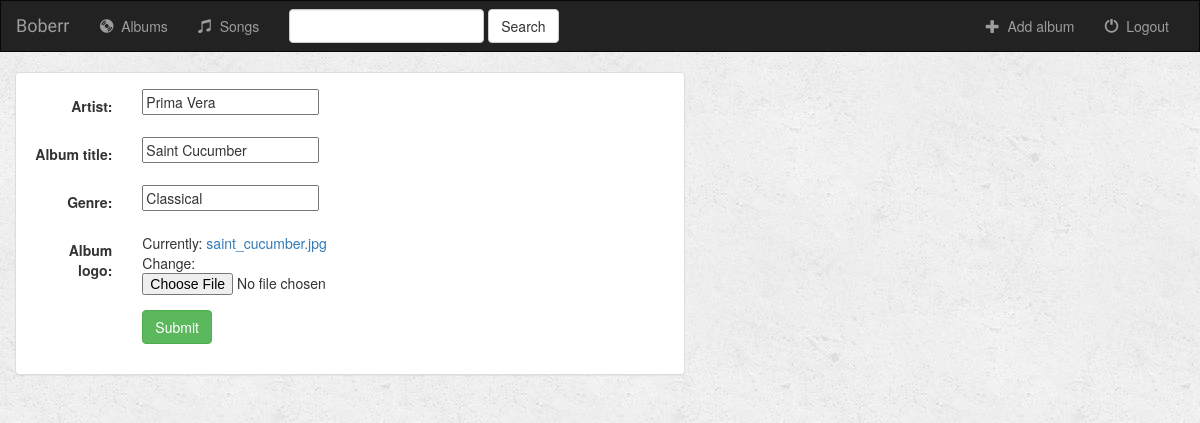
Screenshot of /music/album/2/ with the database file from the repository.
### music/models.py (models this page shows, shortened)
class Album(models.Model):
    artist = models.CharField(max_length=256)
    album_title = models.CharField(max_length=512)
    genre = models.CharField(max_length=128)
    album_logo = models.ImageField()

### music/views.py (the view)
# urls.py: path('album/<int:pk>/', views.AlbumUpdate.as_view(), name='album_update'),
class AlbumUpdate(UpdateView):
    model = Album
    fields = ['artist', 'album_title', 'genre', 'album_logo']

### music/templates/music/album_form.html (shortened to what this page needs)
{% extends 'music/base.html' %}
{% block body %}
<div class="container-fluid">
    <div class="row">
        <div class="col-sm-12 col-md-7">
            <div class="panel panel-default">
                <div class="panel-body">
                    <form class="form-horizontal" action="" method="post" enctype="multipart/form-data">
                        {% include 'music/form-template.html' %}
                        <div class="form-group">
                            <div class="col-sm-offset-2 col-sm-10">
                                <button type="submit" class="btn btn-success">Submit</button>
                            </div>
                        </div>
                    </form>
                </div>
            </div>
        </div>
    </div>
</div>
{% endblock %}

### music/templates/music/form-template.html (shortened to what this page needs)
{% for field in form %}
    <div class="form-group">
        <div class="col-sm-offset-2 col-sm-10">
        </div>
        <label class="control-label col-sm-2">{{ field.label_tag }}</label>
        <div class="col-sm-10">{{ field }}</div>
    </div>
{% endfor %}

### music/static/music/style.css (style rules this page uses)
body { background: #eeeeee url("images/background.png"); }

### rows the page displays
Album: form "Prima Vera" "Saint Cucumber" "Classical"

### other values shown
{{ field.label_tag }} "Artist:" "Album title:" "Genre:" "Album logo:"
